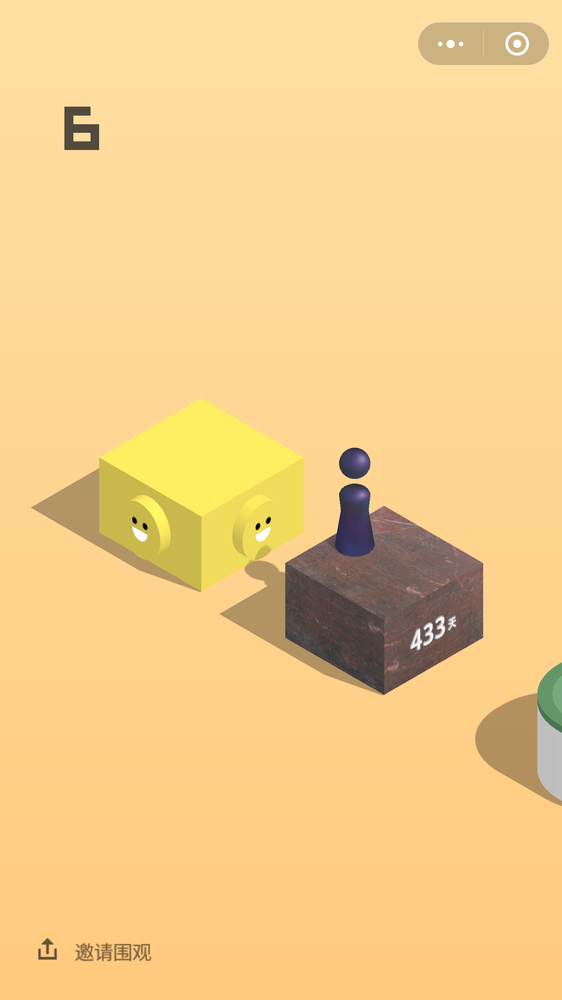
#> input picture P1440X2560/test/img/wx_jump_screen_5.png, 562 x 1000 px, shrunk from 1440 x 2560 before the run
$ python cv_learn_3.py
#> lines starting #> are read from the running program, lines starting #| are printed output that depends on the picture; after the words box and inside, x2 and y2 are one past the last pixel; in counts of white or black regions, pixels touching at a corner belong together
import cv2


img_bg = cv2.imread("./img/wx_jump_screen_5.png", 0)
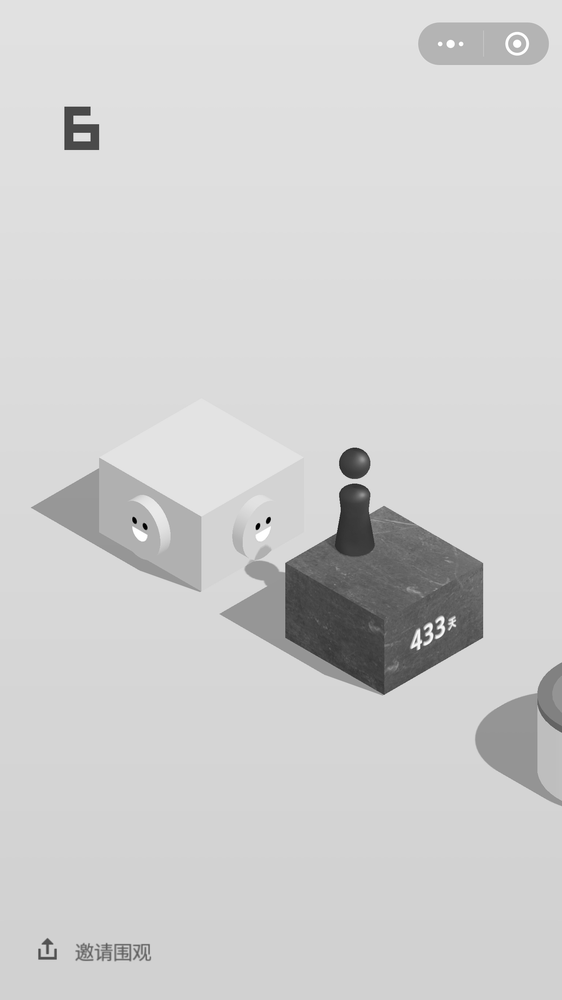
#> img_bg: shape (1000, 562); min 0, max 255, mean 207.7

img = cv2.GaussianBlur(img_bg, (3, 3), 0)
canny = cv2.Canny(img, 1, 10)
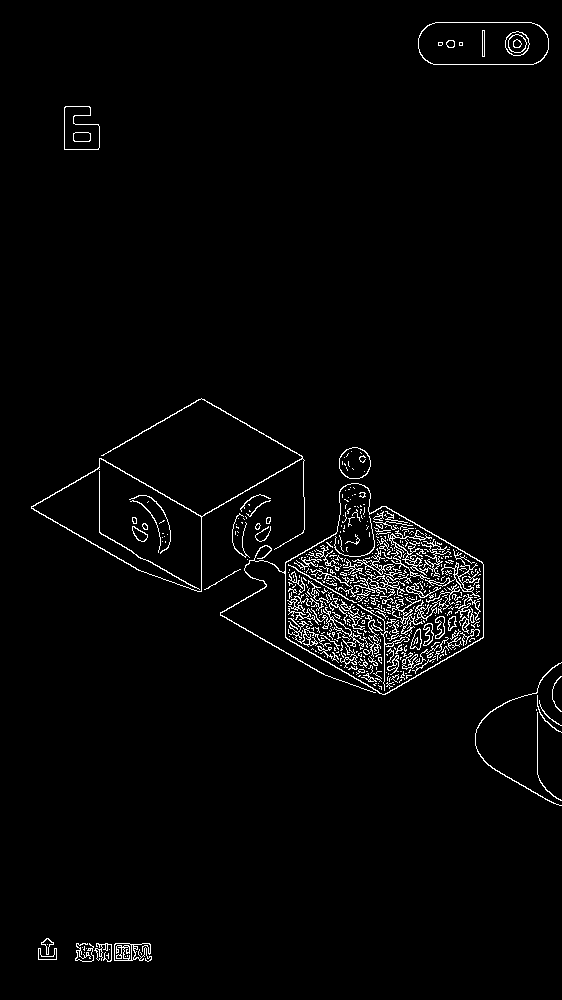
#> canny: shape (1000, 562); 2.4% white in thin lines or dots, all inside (x1, y1, x2, y2) = (31, 22, 562, 962)
cv2.circle(img_bg, (500, 500), 50, (255, 255, 0), 2)
#> img_bg: shape (1000, 562); 0.16% of pixels changed, all inside (x1, y1, x2, y2) = (449, 449, 552, 552)
cv2.imwrite('./img/result_www.jpg', canny)

$ run again, with P1440X2560/test/img/wx_jump_screen_1.png copied over P1440X2560/test/img/wx_jump_screen_5.png
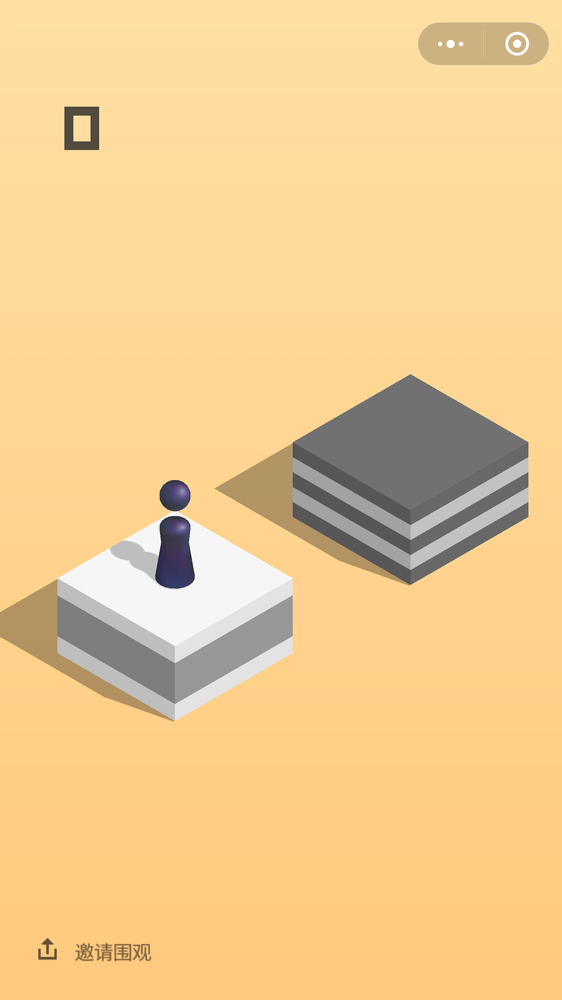
#> input picture P1440X2560/test/img/wx_jump_screen_1.png, 562 x 1000 px, shrunk from 1440 x 2560 before the run
#> `canny = cv2.Canny(img, 1, 10)`:
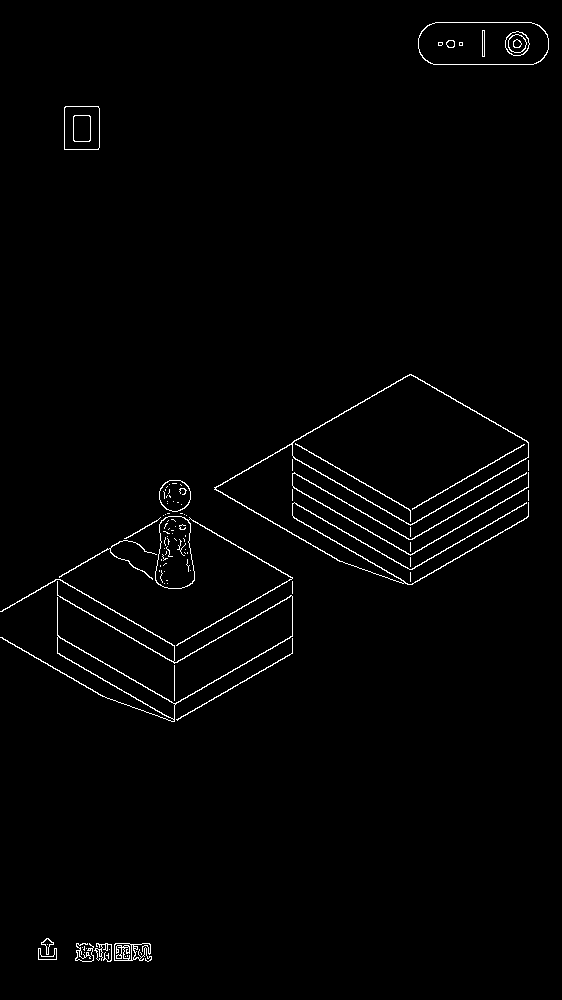
#> canny: shape (1000, 562); 1.4% white in thin lines or dots
#> `cv2.circle(img_bg, (500, 500), 50, (255, 255, 0), 2)`:
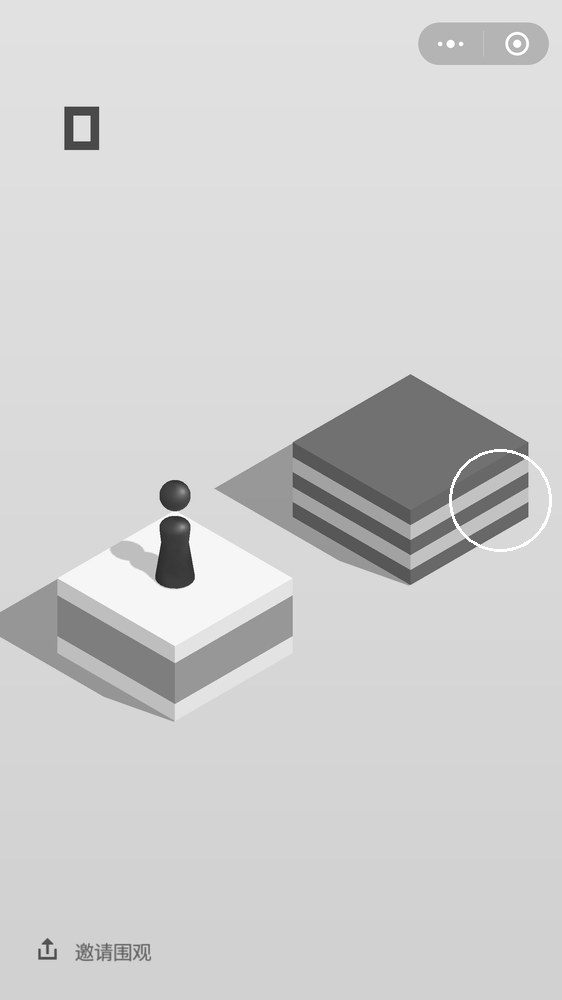
#> img_bg: shape (1000, 562); min 32, max 255, mean 207.8
